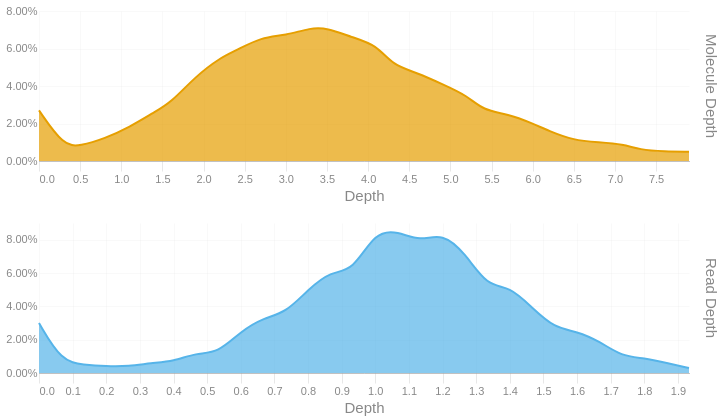

Notebook cell for this chart:
### Code cell
readdep = depth_hist(tb['Read Depth'], q99, 3)
readdep = readdep.with_columns(pl.lit('Read Depth').alias('Metric'))
if not SKIPLR:
    moldep = depth_hist(tb['Molecule Depth'], mol_q99, 1)
    moldep = moldep.with_columns(pl.lit('Molecule Depth').alias('Metric'))
    _hist = pl.concat([readdep, moldep])
    _hist = _hist.filter(pl.col('Proportion') != 0)
    with SafeRender(_hist):
        (
            alt.Chart(_hist)        
            .mark_area(interpolate = "basis")
            .encode(
                x=alt.X('Bin:Q').scale(domainMin=0).axis(alt.Axis(title='Depth')),
                y = alt.Y('Proportion:Q', title = None).axis(format = '.2%'),
                color = alt.Color('Metric:N').legend(None),
                row = alt.Row("Metric:N").header(title = None, labelOrient = 'right'),
                tooltip = [
                    alt.Tooltip("Metric:N", title = "Metric"),
                    alt.Tooltip('Interval:N', title = "Depth Interval"),
                    alt.Tooltip('Proportion:Q', title = "% Alignments").format('.2%')
                ]
            )
            .resolve_scale(x='independent', y='independent')
            .properties(
                height = 150, width = 650,
                usermeta={'embedOptions': {'downloadFileName': f'{samplename}.depth.hist'}}
            )
        ).display()
else:
    readdep = readdep.filter(pl.col('Proportion') != 0)
    with SafeRender(readdep):
        (
            alt.Chart(readdep)        
            .mark_area(interpolate = "basis")
            .encode(
                x=alt.X('Bin:Q').scale(domainMin=0).axis(alt.Axis(title='Depth')),
                y = alt.Y('Proportion:Q', title = None).axis(format = '.2%'),
                tooltip = [
                    alt.Tooltip('Interval:N', title = "Depth Interval"),
                    alt.Tooltip('Proportion:Q', title = "% Alignments").format('.2%')
                ]
            )
            .properties(
                usermeta={'embedOptions': {'downloadFileName': f'{samplename}.depth.hist'}}
            )
        ).display()

### Figure 1 — Vega-Lite specification as saved in the notebook (floating-point values rounded to 4 significant figures)
{"width": 650, "height": 150, "config": {"title": {"anchor": "start", "dy": -15, "fontSize": 18, "color": "#888888", "subtitleColor": "#888888", "subtitleFontSize": 14}, "arc": {"fill": "#0072B2"}, "axis": {"domainColor": "#888888", "domainWidth": 0.5, "gridWidth": 0.2, "grid": false, "titleFontWeight": 400, "titleFontSize": 15, "labelFontSize": 11, "labelColor": "#888888", "tickColor": "#888888", "tickWidth": 0.2, "titleColor": "#888888"}, "axisBand": {"grid": false}, "axisX": {"grid": true, "tickSize": 10, "domainCap": "round"}, "axisY": {"domain": false, "grid": true, "tickSize": 0, "domainCap": "round"}, "background": "transparent", "header": {"labelFontSize": 15, "labelColor": "#888888", "titleFontSize": 15, "titleFontWeight": 600, "titleColor": "#888888"}, "legend": {"labelFont": "sans-serif", "labelFontSize": 12, "labelColor": "#888888", "symbolSize": 100, "symbolType": "circle", "titleFontSize": 12, "titlePadding": 10, "titleColor": "#888888", "title": null}, "range": {"category": ["#E69F00", "#56B4E9", "#009E73", "#F0E442", "#0072B2", "#D55E00", "#CC79A7", "#000000"], "diverging": ["#cfe8f3", "#a2d4ec", "#73bfe2", "#46abdb", "#1696d2", "#12719e"]}, "area": {"fill": "#0072B2", "fillOpacity": 0.7, "line": true, "strokeOpacity": 0.7}, "line": {"color": "#0072B2", "stroke": "#0072B2", "strokeWidth": 2}, "trail": {"color": "#0072B2", "stroke": "#0072B2", "strokeWidth": 0, "size": 1}, "point": {"filled": true, "fillOpacity": 1.0, "size": 95}, "text": {"color": "#888888", "fontSize": 11, "align": "right", "fontWeight": 400, "size": 11}, "bar": {"fill": "#0072B2", "stroke": null}, "view": {"stroke": null, "continuousWidth": 660, "continuousHeight": 400}}, "data": {"name": "data-8f02ca8c1e4138e480b3a6af69bc2c3e"}, "mark": {"type": "area", "interpolate": "basis"}, "encoding": {"color": {"field": "Metric", "legend": null, "type": "nominal"}, "row": {"field": "Metric", "header": {"title": null, "labelOrient": "right"}, "type": "nominal"}, "tooltip": [{"field": "Metric", "title": "Metric", "type": "nominal"}, {"field": "Interval", "title": "Depth Interval", "type": "nominal"}, {"field": "Proportion", "format": ".2%", "title": "% Alignments", "type": "quantitative"}], "x": {"axis": {"title": "Depth"}, "field": "Bin", "scale": {"domainMin": 0}, "type": "quantitative"}, "y": {"axis": {"format": ".2%"}, "field": "Proportion", "title": null, "type": "quantitative"}}, "resolve": {"scale": {"x": "independent", "y": "independent"}}, "usermeta": {"embedOptions": {"downloadFileName": "S1_Musquodoboit_002.depth.hist"}}, "$schema": "https://vega.github.io/schema/vega-lite/v6.1.0.json", "datasets": {"data-8f02ca8c1e4138e480b3a6af69bc2c3e": [{"Bin": 0.0, "Interval": "0.0-0.067", "Proportion": 0.03, "Metric": "Read Depth"}, {"Bin": 0.067, "Interval": "0.067-0.133", "Proportion": 0.007, "Metric": "Read Depth"}, {"Bin": 0.133, "Interval": "0.133-0.2", "Proportion": 0.005, "Metric": "Read Depth"}, {"Bin": 0.2, "Interval": "0.2-0.267", "Proportion": 0.004, "Metric": "Read Depth"}, {"Bin": 0.267, "Interval": "0.267-0.333", "Proportion": 0.004, "Metric": "Read Depth"}, {"Bin": 0.333, "Interval": "0.333-0.4", "Proportion": 0.006, "Metric": "Read Depth"}, {"Bin": 0.4, "Interval": "0.4-0.467", "Proportion": 0.007, "Metric": "Read Depth"}, {"Bin": 0.467, "Interval": "0.467-0.533", "Proportion": 0.012, "Metric": "Read Depth"}, {"Bin": 0.533, "Interval": "0.533-0.6", "Proportion": 0.012, "Metric": "Read Depth"}, {"Bin": 0.6, "Interval": "0.6-0.667", "Proportion": 0.025, "Metric": "Read Depth"}, {"Bin": 0.667, "Interval": "0.667-0.733", "Proportion": 0.033, "Metric": "Read Depth"}, {"Bin": 0.733, "Interval": "0.733-0.8", "Proportion": 0.036, "Metric": "Read Depth"}, {"Bin": 0.8, "Interval": "0.8-0.867", "Proportion": 0.05, "Metric": "Read Depth"}, {"Bin": 0.867, "Interval": "0.867-0.933", "Proportion": 0.061, "Metric": "Read Depth"}, {"Bin": 0.933, "Interval": "0.933-1.0", "Proportion": 0.061, "Metric": "Read Depth"}, {"Bin": 1.0, "Interval": "1.0-1.067", "Proportion": 0.085, "Metric": "Read Depth"}, {"Bin": 1.067, "Interval": "1.067-1.133", "Proportion": 0.085, "Metric": "Read Depth"}, {"Bin": 1.133, "Interval": "1.133-1.2", "Proportion": 0.079, "Metric": "Read Depth"}, {"Bin": 1.2, "Interval": "1.2-1.267", "Proportion": 0.084, "Metric": "Read Depth"}, {"Bin": 1.267, "Interval": "1.267-1.333", "Proportion": 0.072, "Metric": "Read Depth"}, {"Bin": 1.333, "Interval": "1.333-1.4", "Proportion": 0.052, "Metric": "Read Depth"}, {"Bin": 1.4, "Interval": "1.4-1.467", "Proportion": 0.052, "Metric": "Read Depth"}, {"Bin": 1.467, "Interval": "1.467-1.533", "Proportion": 0.039, "Metric": "Read Depth"}, {"Bin": 1.533, "Interval": "1.533-1.6", "Proportion": 0.027, "Metric": "Read Depth"}, {"Bin": 1.6, "Interval": "1.6-1.667", "Proportion": 0.025, "Metric": "Read Depth"}, {"Bin": 1.667, "Interval": "1.667-1.733", "Proportion": 0.019, "Metric": "Read Depth"}, {"Bin": 1.733, "Interval": "1.733-1.8", "Proportion": 0.01, "Metric": "Read Depth"}, {"Bin": 1.8, "Interval": "1.8-1.867", "Proportion": 0.009, "Metric": "Read Depth"}, {"Bin": 1.867, "Interval": "1.867-1.933", "Proportion": 0.006, "Metric": "Read Depth"}, {"Bin": 1.933, "Interval": "1.933-2.0", "Proportion": 0.003, "Metric": "Read Depth"}, {"Bin": 0.0, "Interval": "0.0-0.3", "Proportion": 0.027, "Metric": "Molecule Depth"}, {"Bin": 0.3, "Interval": "0.3-0.5", "Proportion": 0.008, "Metric": "Molecule Depth"}, {"Bin": 0.5, "Interval": "0.5-0.8", "Proportion": 0.008, "Metric": "Molecule Depth"}, {"Bin": 0.8, "Interval": "0.8-1.1", "Proportion": 0.012, "Metric": "Molecule Depth"}, {"Bin": 1.1, "Interval": "1.1-1.4", "Proportion": 0.018, "Metric": "Molecule Depth"}, {"Bin": 1.4, "Interval": "1.4-1.6", "Proportion": 0.026, "Metric": "Molecule Depth"}, {"Bin": 1.6, "Interval": "1.6-1.9", "Proportion": 0.031, "Metric": "Molecule Depth"}, {"Bin": 1.9, "Interval": "1.9-2.2", "Proportion": 0.045, "Metric": "Molecule Depth"}, {"Bin": 2.2, "Interval": "2.2-2.4", "Proportion": 0.055, "Metric": "Molecule Depth"}, {"Bin": 2.4, "Interval": "2.4-2.7", "Proportion": 0.059, "Metric": "Molecule Depth"}, {"Bin": 2.7, "Interval": "2.7-3.0", "Proportion": 0.066, "Metric": "Molecule Depth"}, {"Bin": 3.0, "Interval": "3.0-3.3", "Proportion": 0.067, "Metric": "Molecule Depth"}, {"Bin": 3.3, "Interval": "3.3-3.5", "Proportion": 0.071, "Metric": "Molecule Depth"}, {"Bin": 3.5, "Interval": "3.5-3.8", "Proportion": 0.071, "Metric": "Molecule Depth"}, {"Bin": 3.8, "Interval": "3.8-4.1", "Proportion": 0.066, "Metric": "Molecule Depth"}, {"Bin": 4.1, "Interval": "4.1-4.3", "Proportion": 0.062, "Metric": "Molecule Depth"}, {"Bin": 4.3, "Interval": "4.3-4.6", "Proportion": 0.051, "Metric": "Molecule Depth"}, {"Bin": 4.6, "Interval": "4.6-4.9", "Proportion": 0.047, "Metric": "Molecule Depth"}, {"Bin": 4.9, "Interval": "4.9-5.2", "Proportion": 0.041, "Metric": "Molecule Depth"}, {"Bin": 5.2, "Interval": "5.2-5.4", "Proportion": 0.035, "Metric": "Molecule Depth"}, {"Bin": 5.4, "Interval": "5.4-5.7", "Proportion": 0.027, "Metric": "Molecule Depth"}, {"Bin": 5.7, "Interval": "5.7-6.0", "Proportion": 0.025, "Metric": "Molecule Depth"}, {"Bin": 6.0, "Interval": "6.0-6.2", "Proportion": 0.02, "Metric": "Molecule Depth"}, {"Bin": 6.2, "Interval": "6.2-6.5", "Proportion": 0.016, "Metric": "Molecule Depth"}, {"Bin": 6.5, "Interval": "6.5-6.8", "Proportion": 0.011, "Metric": "Molecule Depth"}, {"Bin": 6.8, "Interval": "6.8-7.1", "Proportion": 0.01, "Metric": "Molecule Depth"}, {"Bin": 7.1, "Interval": "7.1-7.3", "Proportion": 0.009, "Metric": "Molecule Depth"}, {"Bin": 7.3, "Interval": "7.3-7.6", "Proportion": 0.006, "Metric": "Molecule Depth"}, {"Bin": 7.6, "Interval": "7.6-7.9", "Proportion": 0.005, "Metric": "Molecule Depth"}, {"Bin": 7.9, "Interval": "7.9-8.14", "Proportion": 0.005, "Metric": "Molecule Depth"}]}}
